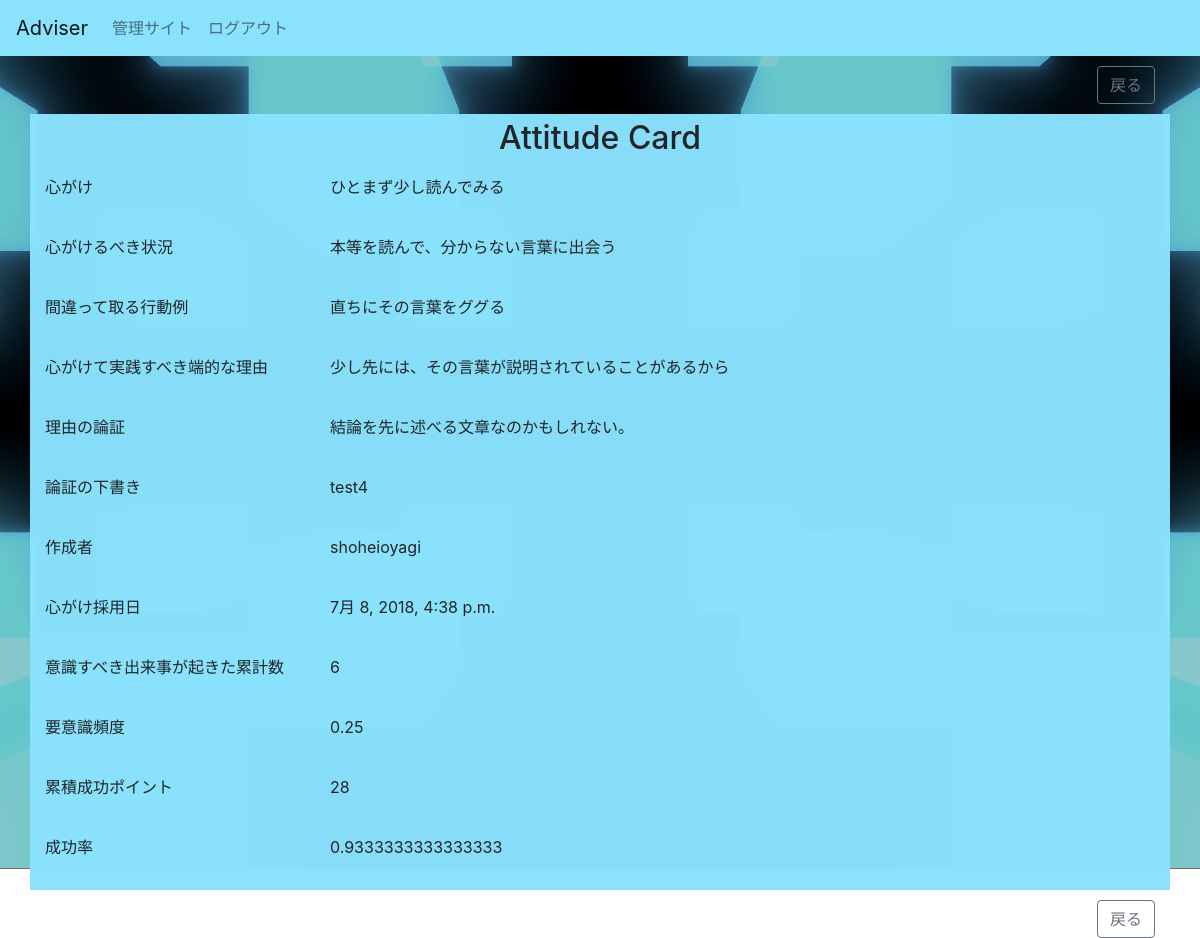
/detail/1/ (signed in), run on an earlier commit of the app's database.
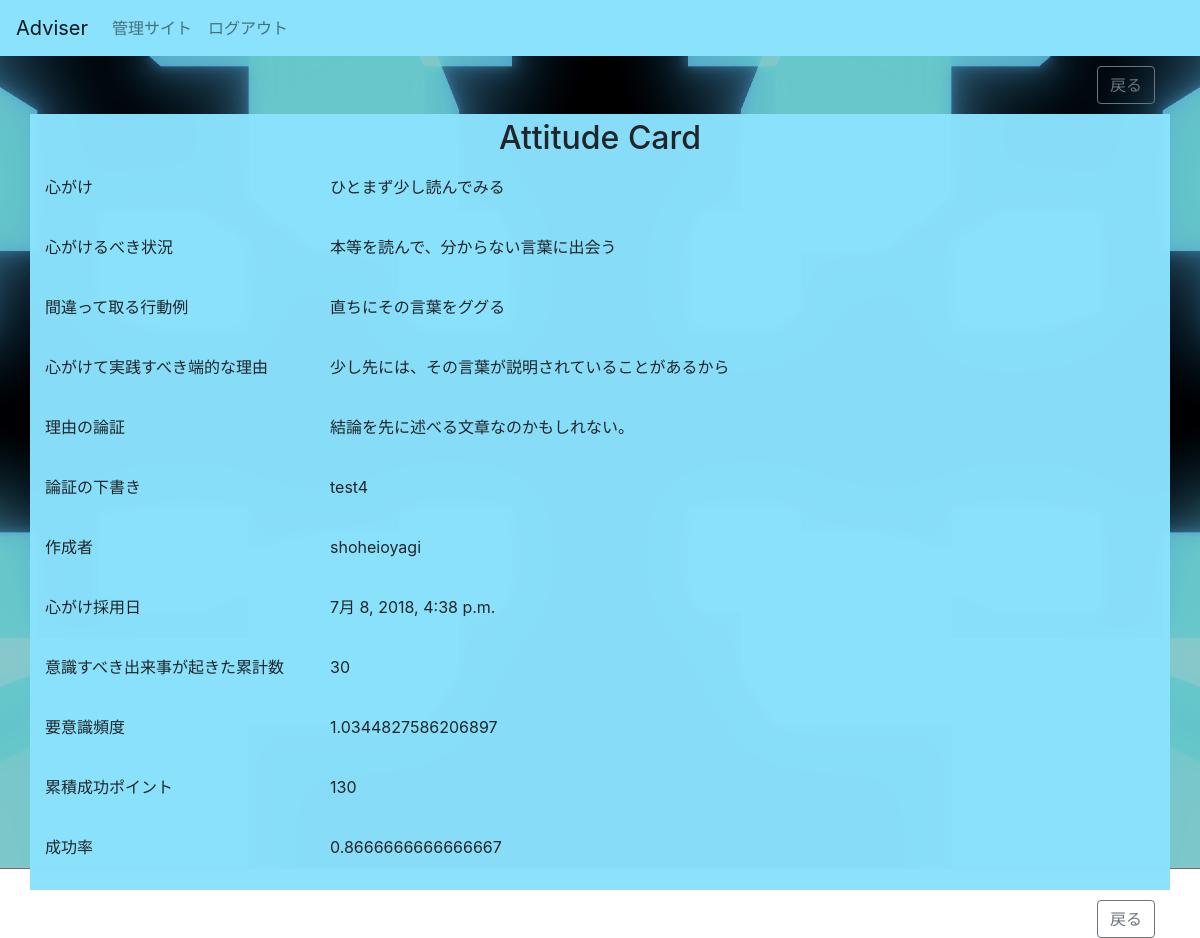
And on a later commit of the database.
### Adviser/models.py (models this page shows, shortened)
class Attitude(models.Model):
    declaration = models.TextField(
        verbose_name='心がけ',
        max_length=50,
    )
    situation = models.TextField(
        verbose_name='心がけるべき状況',
        max_length=200,
    )
    wrong_action = models.TextField(
        verbose_name='間違って取る行動例',
        max_length=200,
    )
    reason = models.TextField(
        verbose_name='心がけて実践すべき端的な理由',
        max_length=100,
    )
    logic = models.TextField(
        verbose_name='理由の論証',
        max_length=300,
    )
    draft_logic = models.TextField(
        verbose_name='論証の下書き',
        max_length=1000,
    )
    maker = models.ForeignKey(
        'users.User',
        verbose_name='作成者',
        on_delete=models.CASCADE,
        default=get_user_model(),
    )
    adopted_date = models.DateTimeField(
        verbose_name='心がけ採用日',
        default=timezone.now,
    )
    timing = models.IntegerField(
        verbose_name='意識すべきだったタイミング数',
        default=0,
    )
    frequency = models.FloatField(
        verbose_name='要意識頻度',
        default=0,
    )
    total_succeeded_point =models.IntegerField(
        verbose_name='累積成功ポイント',
        default=0,
    )
    practiced_rate = models.FloatField(
        verbose_name='実践成功率',
        default=0,
    )

### users/models.py (models this page shows, shortened)
class User(AbstractBaseUser, PermissionsMixin):
    uuid = models.UUIDField(default=uuid_lib.uuid4,
                            primary_key=True, editable=False)
    username_validator = UnicodeUsernameValidator()
    username = models.CharField(
        _('username'),
        max_length=150,
        unique=True,
        help_text=_(
            'Required. 150 characters or fewer. Letters, digits and @/./+/-/_ only.'),
        validators=[username_validator],
        error_messages={
            'unique': _("A user with that username already exists."),
        },
    )
    full_name = models.CharField(_('氏名'), max_length=150, blank=True)
    email = models.EmailField(_('email address'), blank=True)
    is_staff = models.BooleanField(
        _('staff status'),
        default=False,
        help_text=_(
            'Designates whether the user can log into this admin site.'),
    )
    is_active = models.BooleanField(
        _('active'),
        default=True,
        help_text=_(
            'Designates whether this user should be treated as active. '
            'Unselect this instead of deleting accounts.'
        ),
    )
    date_joined = models.DateTimeField(_('date joined'), default=timezone.now)
    objects = UserManager()
    EMAIL_FIELD = 'email'
    USERNAME_FIELD = 'username'
    REQUIRED_FIELDS = ['email', ]
    class Meta:
        verbose_name = _('user')
        verbose_name_plural = _('users')

### Adviser/views.py (the view)
# urls.py: path('detail/<int:pk>/', AttitudeDetailView.as_view(), name='detail'),
class AttitudeDetailView(LoginRequiredMixin, DetailView):
    model = Attitude

### Adviser/templates/Adviser/attitude_detail.html
{% extends "./_base.html" %}
{% block content %}
<div class="container">
    <div class="row">
        <div class="col-12">
            <a class="btn btn-outline-secondary float-right" href="{% url 'index' %}">戻る</a>
        </div>
    </div>
</div>
<div id="attitude-card" class="container blue-card">
    <h2 class="text-center">Attitude Card</h2>
    {% include "./attitude_card.html" %}
</div>
<div class="container">
    <div class="row">
        <div class="col-12">
            <a class="btn btn-outline-secondary float-right" href="{% url 'index' %}">戻る</a>
        </div>
    </div>
</div>
{% endblock %}

### Adviser/templates/Adviser/attitude_card.html
<div class="row">
    <div class="col-3">
        <p>心がけ</p>
    </div>
    <div class="col-9">
        <p>{{ attitude.declaration }}</p>
    </div>
</div>
<div class="row">
    <div class="col-3">
        <p>心がけるべき状況</p>
    </div>
    <div class="col-9">
        <p>{{ attitude.situation }}</p>
    </div>
</div>
<div class="row">
    <div class="col-3">
        <p>間違って取る行動例</p>
    </div>
    <div class="col-9">
        <p>{{ attitude.wrong_action }}</p>
    </div>
</div>
<div class="row">
    <div class="col-3">
        <p>心がけて実践すべき端的な理由</p>
    </div>
    <div class="col-9">
        <p>{{ attitude.reason }}</p>
    </div>
</div>
<div class="row">
    <div class="col-3">
        <p>理由の論証</p>
    </div>
    <div class="col-9">
        <p>{{ attitude.logic }}</p>
    </div>
</div>
<div class="row">
    <div class="col-3">
        <p>論証の下書き</p>
    </div>
    <div class="col-9">
        <p>{{ attitude.draft_logic }}</p>
    </div>
</div>
<div class="row">
    <div class="col-3">
        <p>作成者</p>
    </div>
    <div class="col-9">
        <p>{{ attitude.maker }}</p>
    </div>
</div>
<div class="row">
    <div class="col-3">
        <p>心がけ採用日</p>
    </div>
    <div class="col-9">
        <p>{{ attitude.adopted_date }}</p>
    </div>
</div>
<div class="row">
    <div class="col-3">
        <p>意識すべき出来事が起きた累計数</p>
    </div>
    <div class="col-9">
        <p>{{ attitude.timing }}</p>
    </div>
</div>
<div class="row">
    <div class="col-3">
        <p>要意識頻度</p>
    </div>
    <div class="col-9">
        <p>{{ attitude.frequency }}</p>
    </div>
</div>
<div class="row">
    <div class="col-3">
        <p>累積成功ポイント</p>
    </div>
    <div class="col-9">
        <p>{{ attitude.total_succeeded_point }}</p>
    </div>
</div>
<div class="row">
    <div class="col-3">
        <p>成功率</p>
    </div>
    <div class="col-9">
        <p>{{ attitude.practiced_rate }}</p>
    </div>
</div>

What changed in the data, as far as the page shows it:
changed Attitude "ひとまず少し読んでみる": timing "6" → "30"; frequency "0.25" → "1.0344827586206897"; total_succeeded_point "28" → "130"; practiced_rate "0.9333333333333333" → "0.8666666666666667"
